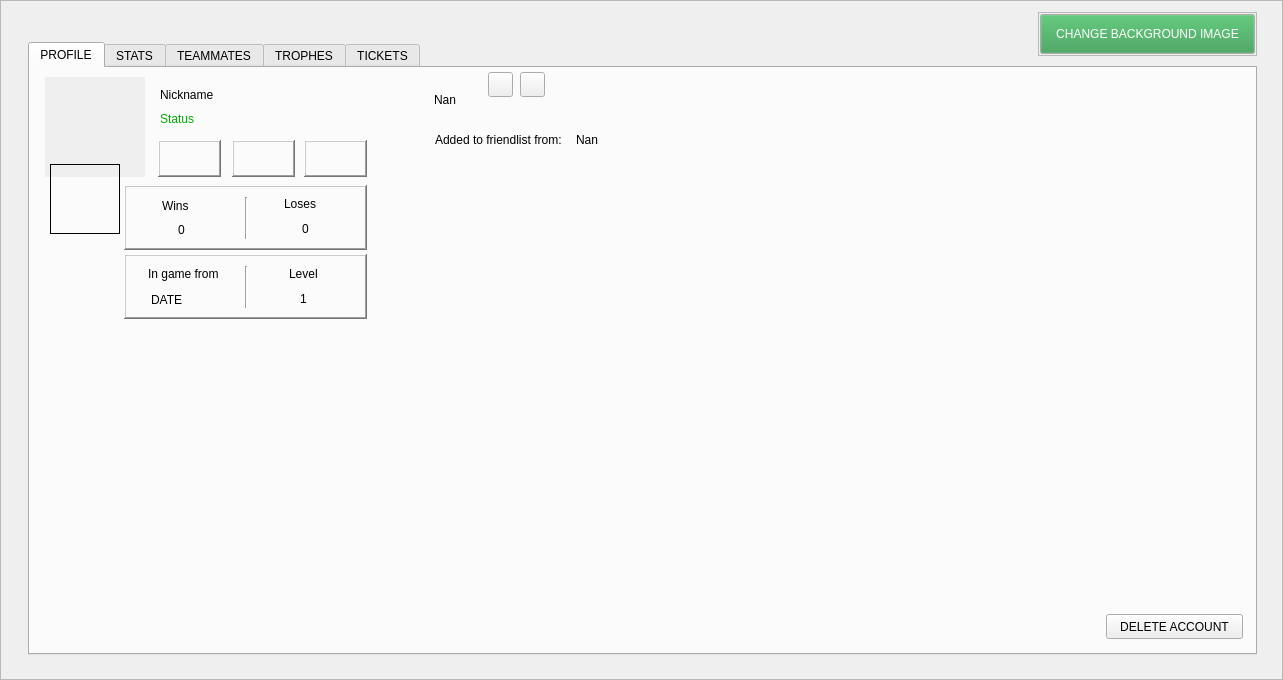
   <widget class="QFrame" name="frame_profile">
    <property name="geometry">
     <rect>
      <x>0</x>
      <y>1000</y>
      <width>1283</width>
      <height>680</height>
     </rect>
    </property>
    <property name="frameShape">
     <enum>QFrame::StyledPanel</enum>
    </property>
    <property name="frameShadow">
     <enum>QFrame::Raised</enum>
    </property>
    <widget class="QFrame" name="frame_10">
     <property name="geometry">
      <rect>
       <x>1038</x>
       <y>12</y>
       <width>219</width>
       <height>44</height>
      </rect>
     </property>
     <property name="frameShape">
      <enum>QFrame::StyledPanel</enum>
     </property>
     <property name="frameShadow">
      <enum>QFrame::Raised</enum>
     </property>
     <widget class="QPushButton" name="BTN_ChangeBackgroundImage_2">
      <property name="geometry">
       <rect>
        <x>2</x>
        <y>2</y>
        <width>215</width>
        <height>40</height>
       </rect>
      </property>
      <property name="palette">
       <palette>
        <active>
         <colorrole role="WindowText">
          <brush brushstyle="SolidPattern">
           <color alpha="255">
            <red>0</red>
            <green>0</green>
            <blue>0</blue>
           </color>
          </brush>
         </colorrole>
         <colorrole role="Button">
          <brush brushstyle="SolidPattern">
           <color alpha="255">
            <red>50</red>
            <green>153</green>
            <blue>76</blue>
           </color>
          </brush>
         </colorrole>
         <colorrole role="ButtonText">
          <brush brushstyle="SolidPattern">
           <color alpha="255">
            <red>255</red>
            <green>255</green>
            <blue>255</blue>
           </color>
          </brush>
         </colorrole>
        </active>
        <inactive>
         <colorrole role="WindowText">
          <brush brushstyle="SolidPattern">
           <color alpha="255">
            <red>0</red>
            <green>0</green>
            <blue>0</blue>
           </color>
          </brush>
         </colorrole>
         <colorrole role="Button">
          <brush brushstyle="SolidPattern">
           <color alpha="255">
            <red>50</red>
            <green>153</green>
            <blue>76</blue>
           </color>
          </brush>
         </colorrole>
         <colorrole role="ButtonText">
          <brush brushstyle="SolidPattern">
           <color alpha="255">
            <red>255</red>
            <green>255</green>
            <blue>255</blue>
           </color>
          </brush>
         </colorrole>
        </inactive>
        <disabled>
         <colorrole role="Button">
          <brush brushstyle="SolidPattern">
           <color alpha="255">
            <red>50</red>
            <green>153</green>
            <blue>76</blue>
           </color>
          </brush>
         </colorrole>
        </disabled>
       </palette>
      </property>
      <property name="text">
       <string>CHANGE BACKGROUND IMAGE</string>
      </property>
     </widget>
    </widget>
    <widget class="QTabWidget" name="tabWidget">
     <property name="geometry">
      <rect>
       <x>28</x>
       <y>42</y>
       <width>1229</width>
       <height>613</height>
      </rect>
     </property>
     <property name="currentIndex">
      <number>0</number>
     </property>
     <widget class="QWidget" name="Profile">
      <attribute name="title">
       <string>PROFILE</string>
      </attribute>
      <widget class="QPushLabel" name="LB_ProfileAvatar">
       <property name="geometry">
        <rect>
         <x>15</x>
         <y>9</y>
         <width>100</width>
         <height>100</height>
        </rect>
       </property>
       <property name="autoFillBackground">
        <bool>true</bool>
       </property>
       <property name="frameShape">
        <enum>QFrame::NoFrame</enum>
       </property>
       <property name="frameShadow">
        <enum>QFrame::Plain</enum>
       </property>
       <property name="text">
        <string/>
       </property>
       <property name="scaledContents">
        <bool>true</bool>
       </property>
      </widget>
      <widget class="QLabel" name="LB_ProfileNickname">
       <property name="geometry">
        <rect>
         <x>130</x>
         <y>18</y>
         <width>123</width>
         <height>17</height>
        </rect>
       </property>
       <property name="text">
        <string>Nickname</string>
       </property>
      </widget>
      <widget class="QLabel" name="LB_ProfileStatus">
       <property name="geometry">
        <rect>
         <x>130</x>
         <y>42</y>
         <width>123</width>
         <height>17</height>
        </rect>
       </property>
       <property name="palette">
        <palette>
         <active>
          <colorrole role="WindowText">
           <brush brushstyle="SolidPattern">
            <color alpha="255">
             <red>0</red>
             <green>170</green>
             <blue>0</blue>
            </color>
           </brush>
          </colorrole>
         </active>
         <inactive>
          <colorrole role="WindowText">
           <brush brushstyle="SolidPattern">
            <color alpha="255">
             <red>0</red>
             <green>170</green>
             <blue>0</blue>
            </color>
           </brush>
          </colorrole>
         </inactive>
         <disabled/>
        </palette>
       </property>
       <property name="text">
        <string>Status</string>
       </property>
      </widget>
      <widget class="QFrame" name="frame_8">
       <property name="geometry">
        <rect>
         <x>94</x>
         <y>117</y>
         <width>243</width>
         <height>65</height>
        </rect>
       </property>
       <property name="frameShape">
        <enum>QFrame::WinPanel</enum>
       </property>
       <property name="frameShadow">
        <enum>QFrame::Raised</enum>
       </property>
       <widget class="QLabel" name="LB_ProfileMatches">
        <property name="geometry">
         <rect>
          <x>38</x>
          <y>12</y>
          <width>54</width>
          <height>17</height>
         </rect>
        </property>
        <property name="text">
         <string>Wins</string>
        </property>
       </widget>
       <widget class="QLabel" name="label_6">
        <property name="geometry">
         <rect>
          <x>160</x>
          <y>10</y>
          <width>54</width>
          <height>17</height>
         </rect>
        </property>
        <property name="text">
         <string>Loses</string>
        </property>
       </widget>
       <widget class="QLabel" name="label_9">
        <property name="geometry">
         <rect>
          <x>54</x>
          <y>36</y>
          <width>54</width>
          <height>17</height>
         </rect>
        </property>
        <property name="text">
         <string>0</string>
        </property>
       </widget>
       <widget class="QLabel" name="LB_ProfileWinsValue">
        <property name="geometry">
         <rect>
          <x>178</x>
          <y>35</y>
          <width>54</width>
          <height>17</height>
         </rect>
        </property>
        <property name="text">
         <string>0</string>
        </property>
       </widget>
       <widget class="Line" name="line_12">
        <property name="geometry">
         <rect>
          <x>114</x>
          <y>12</y>
          <width>16</width>
          <height>42</height>
         </rect>
        </property>
        <property name="orientation">
         <enum>Qt::Vertical</enum>
        </property>
       </widget>
      </widget>
      <widget class="QLabel" name="BTN_ProfileFavHero1">
       <property name="geometry">
        <rect>
         <x>128</x>
         <y>72</y>
         <width>63</width>
         <height>37</height>
        </rect>
       </property>
       <property name="frameShape">
        <enum>QFrame::WinPanel</enum>
       </property>
       <property name="frameShadow">
        <enum>QFrame::Raised</enum>
       </property>
       <property name="text">
        <string/>
       </property>
      </widget>
      <widget class="QLabel" name="BTN_ProfileFavHero2">
       <property name="geometry">
        <rect>
         <x>202</x>
         <y>72</y>
         <width>63</width>
         <height>37</height>
        </rect>
       </property>
       <property name="frameShape">
        <enum>QFrame::WinPanel</enum>
       </property>
       <property name="frameShadow">
        <enum>QFrame::Raised</enum>
       </property>
       <property name="text">
        <string/>
       </property>
      </widget>
      <widget class="QLabel" name="BTN_ProfileFavHero3">
       <property name="geometry">
        <rect>
         <x>274</x>
         <y>72</y>
         <width>63</width>
         <height>37</height>
        </rect>
       </property>
       <property name="frameShape">
        <enum>QFrame::WinPanel</enum>
       </property>
       <property name="frameShadow">
        <enum>QFrame::Raised</enum>
       </property>
       <property name="text">
        <string/>
       </property>
      </widget>
      <widget class="QFrame" name="frame_9">
       <property name="geometry">
        <rect>
         <x>94</x>
         <y>186</y>
         <width>243</width>
         <height>65</height>
        </rect>
       </property>
       <property name="frameShape">
        <enum>QFrame::WinPanel</enum>
       </property>
       <property name="frameShadow">
        <enum>QFrame::Raised</enum>
       </property>
       <widget class="Line" name="line_11">
        <property name="geometry">
         <rect>
          <x>114</x>
          <y>12</y>
          <width>16</width>
          <height>42</height>
         </rect>
        </property>
        <property name="orientation">
         <enum>Qt::Vertical</enum>
        </property>
       </widget>
       <widget class="QLabel" name="LB_ProfileLevel">
        <property name="geometry">
         <rect>
          <x>165</x>
          <y>11</y>
          <width>54</width>
          <height>17</height>
         </rect>
        </property>
        <property name="text">
         <string>Level</string>
        </property>
       </widget>
       <widget class="QLabel" name="LB_ProfileInGameFrom">
        <property name="geometry">
         <rect>
          <x>24</x>
          <y>11</y>
          <width>89</width>
          <height>17</height>
         </rect>
        </property>
        <property name="text">
         <string>In game from</string>
        </property>
       </widget>
       <widget class="QLabel" name="LB_ProfileLevelValue">
        <property name="geometry">
         <rect>
          <x>176</x>
          <y>36</y>
          <width>54</width>
          <height>17</height>
         </rect>
        </property>
        <property name="text">
         <string>1</string>
        </property>
       </widget>
       <widget class="QLabel" name="LB_ProfileDateVaue">
        <property name="geometry">
         <rect>
          <x>27</x>
          <y>38</y>
          <width>87</width>
          <height>16</height>
         </rect>
        </property>
        <property name="text">
         <string>DATE</string>
        </property>
       </widget>
      </widget>
      <widget class="QLabel" name="LB_ProfileRank">
       <property name="geometry">
        <rect>
         <x>20</x>
         <y>96</y>
         <width>70</width>
         <height>70</height>
        </rect>
       </property>
       <property name="frameShape">
        <enum>QFrame::Box</enum>
       </property>
       <property name="text">
        <string/>
       </property>
      </widget>
      <widget class="QLabel" name="LB_ProfileFriendID">
       <property name="geometry">
        <rect>
         <x>339</x>
         <y>23</y>
         <width>25</width>
         <height>25</height>
        </rect>
       </property>
       <property name="lineWidth">
        <number>0</number>
       </property>
       <property name="text">
        <string/>
       </property>
       <property name="pixmap">
        <pixmap resource="rsc.qrc">:/new/prefix1/Agent.ico</pixmap>
       </property>
       <property name="scaledContents">
        <bool>true</bool>
       </property>
       <property name="indent">
        <number>-1</number>
       </property>
      </widget>
      <widget class="QLabel" name="LB_ProfileIcon">
       <property name="geometry">
        <rect>
         <x>312</x>
         <y>20</y>
         <width>23</width>
         <height>23</height>
        </rect>
       </property>
       <property name="frameShape">
        <enum>QFrame::NoFrame</enum>
       </property>
       <property name="text">
        <string/>
       </property>
       <property name="pixmap">
        <pixmap>:/recourses/shell32-264.png</pixmap>
       </property>
       <property name="alignment">
        <set>Qt::AlignCenter</set>
       </property>
       <property name="indent">
        <number>-1</number>
       </property>
      </widget>
      <widget class="QLabel" name="LB_ProfileFriendIDValue">
       <property name="geometry">
        <rect>
         <x>404</x>
         <y>23</y>
         <width>54</width>
         <height>17</height>
        </rect>
       </property>
       <property name="frameShape">
        <enum>QFrame::NoFrame</enum>
       </property>
       <property name="text">
        <string>Nan</string>
       </property>
      </widget>
      <widget class="QPushButton" name="BTN_ProfileAddFriend">
       <property name="geometry">
        <rect>
         <x>458</x>
         <y>4</y>
         <width>25</width>
         <height>25</height>
        </rect>
       </property>
       <property name="text">
        <string/>
       </property>
       <property name="icon">
        <iconset resource="rsc.qrc">
         <normaloff>:/new/prefix1/Users with cursor.ico</normaloff>:/new/prefix1/Users with cursor.ico</iconset>
       </property>
       <property name="iconSize">
        <size>
         <width>32</width>
         <height>32</height>
        </size>
       </property>
      </widget>
      <widget class="QPushButton" name="BTN_ProfileRejectFriend">
       <property name="geometry">
        <rect>
         <x>490</x>
         <y>4</y>
         <width>25</width>
         <height>25</height>
        </rect>
       </property>
       <property name="text">
        <string/>
       </property>
       <property name="icon">
        <iconset resource="rsc.qrc">
         <normaloff>:/new/prefix1/Dark Agent.ico</normaloff>:/new/prefix1/Dark Agent.ico</iconset>
       </property>
       <property name="iconSize">
        <size>
         <width>32</width>
         <height>32</height>
        </size>
       </property>
      </widget>
      <widget class="QLabel" name="LB_ProfileAddedDate">
       <property name="geometry">
        <rect>
         <x>405</x>
         <y>63</y>
         <width>140</width>
         <height>17</height>
        </rect>
       </property>
       <property name="text">
        <string>Added to friendlist from:</string>
       </property>
      </widget>
      <widget class="QLabel" name="LB_ProfileAddedDateValue">
       <property name="geometry">
        <rect>
         <x>546</x>
         <y>63</y>
         <width>30</width>
         <height>17</height>
        </rect>
       </property>
       <property name="text">
        <string>Nan</string>
       </property>
      </widget>
      <widget class="QPushButton" name="btn_delete_user">
       <property name="geometry">
        <rect>
         <x>1076</x>
         <y>546</y>
         <width>137</width>
         <height>25</height>
        </rect>
       </property>
       <property name="text">
        <string>DELETE ACCOUNT</string>
       </property>
      </widget>
     </widget>
     <widget class="QWidget" name="tab_3">
      <attribute name="title">
       <string>STATS</string>
      </attribute>
     </widget>
     <widget class="QWidget" name="tab_4">
      <attribute name="title">
       <string>TEAMMATES</string>
      </attribute>
     </widget>
     <widget class="QWidget" name="tab_5">
      <attribute name="title">
       <string>TROPHES</string>
      </attribute>
     </widget>
     <widget class="QWidget" name="tab_6">
      <attribute name="title">
       <string>TICKETS</string>
      </attribute>
     </widget>
    </widget>
    <widget class="QLabel" name="LB_ProfileBackground">
     <property name="geometry">
      <rect>
       <x>0</x>
       <y>0</y>
       <width>1289</width>
       <height>682</height>
      </rect>
     </property>
     <property name="frameShape">
      <enum>QFrame::NoFrame</enum>
     </property>
     <property name="text">
      <string/>
     </property>
     <property name="pixmap">
      <pixmap>:/recourses/wallpaperflare.com_wallpaper.jpg</pixmap>
     </property>
     <property name="alignment">
      <set>Qt::AlignLeading|Qt::AlignLeft|Qt::AlignVCenter</set>
     </property>
    </widget>
    <zorder>LB_ProfileBackground</zorder>
    <zorder>frame_10</zorder>
    <zorder>tabWidget</zorder>
   </widget>
